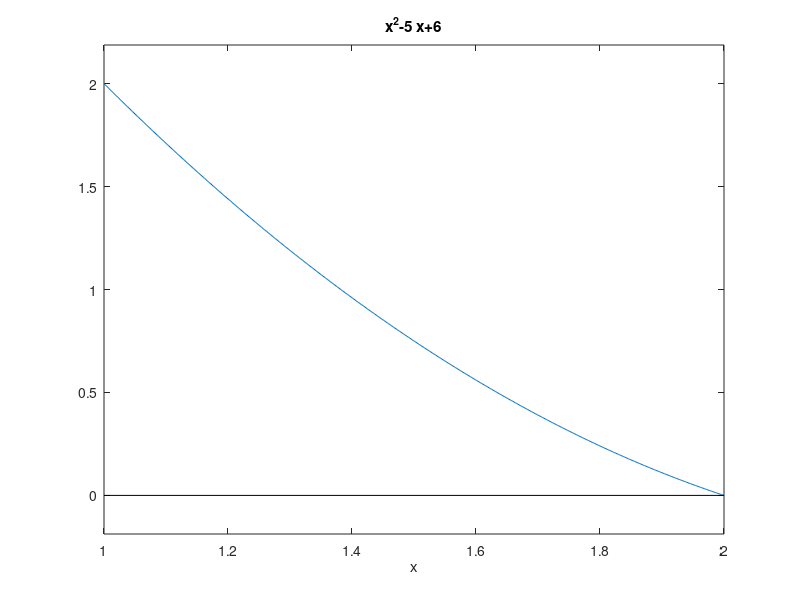

This figure's MATLAB source: (Note: this script raises an error after producing the figure.)
% Definizione della funzione e dell'intervallo
f=inline('x.^2-5*x+6'); a=1; b=2;
%Definizione della derivata prima
df=@(x) 2*x-5; 

% Inizializzazione dei parametri di ingresso
tol=1e-7;
itmax=50;


%Disegna la funzione f(x) e l'asse x nella stessa figura
figure(1)
ezplot(f,[a b]);hold on; plot([a b],[0 0],'k-');hold off;

% -----------------%
% PUNTO INIZIALE   %
% -----------------%
x0=1.5;

% Chiamata alla function newton perche' venga eseguita
[xN,scartiN,iterN,flag]=newtonfun(f,df,x0,tol,itmax);

%Stampa a video dei risultati mediante un ciclo for
fprintf('\n [k]: %2.0f \t [xk]: %10.15f \t [dif]: ',0,xN(1));
for k=2:iterN+1
fprintf('\n [k]: %2.0f \t [xk]: %10.15f \t [dif]: %10.2e',k-1,xN(k),scartiN(k-1));
end
fprintf('\n');

risultati_newton(a,b,f,xN,scartiN,x0);


% Creazione del profilo di convergenza
figure(2)
semilogy(1:iterN,abs(scartiN),'m-*')
title('Profilo di convergenza del  metodo di Newton(f(x)= x^2 - 2)');
xlabel('iterazioni');
ylabel('scarto');
legend('Newton');

